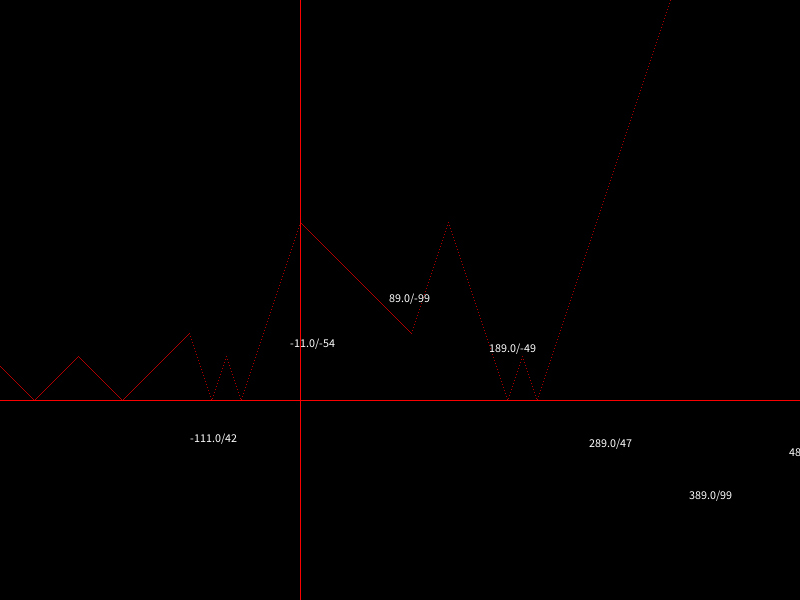
Frame 1 (no input)
Frame 60 (the mouse pressed at the canvas centre just before this capture): identical to frame 1, image omitted
Frame 120 (the mouse held since frame 60 and released just before this capture): identical to frame 1, image omitted

The Processing sketch that drew this single still picture (run headless with seeded random() and noise(); from frame 60 on, the mouse is pressed at the canvas centre):

// Processing sketch: ploting 1
// ── ploting 1.pde
/* simple learning practice about ploting math formula on the screen */ 

int y=-111,w=1,h=1;float rayon=3,theta=4;
void setup(){size(800,600);
stroke(250,0,0);}
void draw (){
background(0);println(mouseX/100);
translate(300,400);

for(float x=-2220;x<1200;x+=1){

y=int(sin(x/19)*100);
y=int(x)+int(sin(x/19)*100);
//y=int(abs( abs( abs(x%10)-133 ) -34)+abs( abs( abs(x*3)-222)-34)           );

y=int(abs( abs(abs( abs( abs(x*2)-222)-222+x)-222)-44)            );

point(x,-1*((y)));

}



for(float x=0;x<3000;x+=radians(1)){
 //rayon=0.4+0.4*sin(1.1 );//row
// rayon=0.4+0.4*sin(1.1 );//row
//  rayon= (1+2*sin(x*8))+(x*0.09+2*cos(x*PI))+ (12+22*cos(PI*x));
 // rayon= (2*sin(x))*abs(20*cos(x))^(2*cos(33/x));
 // rayon= 200*sin(x)*cos(x*2);
 rayon= (3*cos(x*4))*(6*cos(x*4)+10+33*sin(x))+(16*cos(x*14))+(6*cos(x*140))+(404+20*cos(x*6))/2;
//point(rayon*cos(x), rayon*sin(x));
}

for(float x=-111;x<1200;x+=100){
y=int(sin(x/19)*100); 

text(x+"/"+y+"",x,y);

}



line(-550,-0,1200,0);
line(-0,-720,0,900);

}
  
